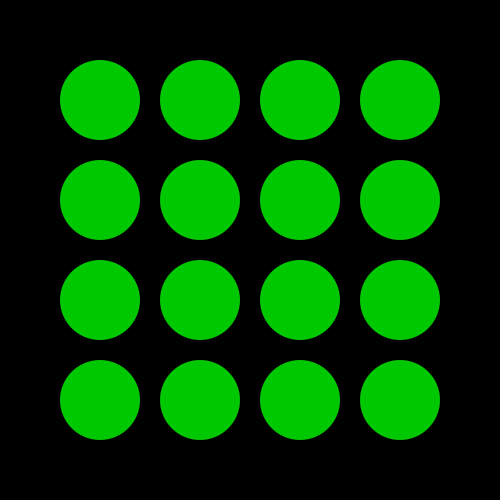
Frame 1 (no input)
Frame 60 (the mouse pressed at the canvas centre just before this capture): identical to frame 1, image omitted
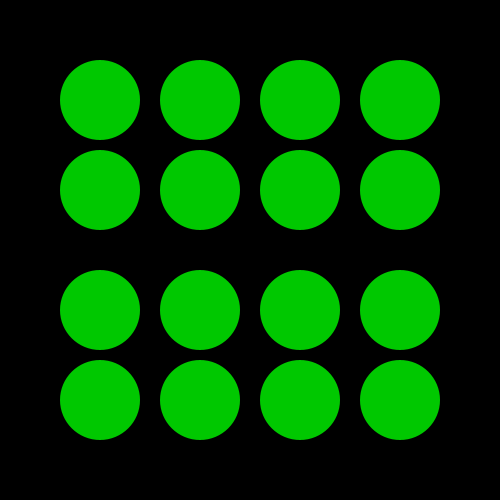
Frame 120 (the mouse held since frame 60 and released just before this capture)

The Processing sketch that drew these frames (run headless with seeded random() and noise(); from frame 60 on, the mouse is pressed at the canvas centre):

// Processing sketch: processing_120010
// ── processing_120010.pde

void setup()

{ size(500,500);
  background(0);
  
}

void draw()

{
  background(0);
   fill(0,200,0); 
  noStroke();
  ellipse(100,100,80,80);
  
  fill(0,200,0); 
  noStroke();
  ellipse(200,100,80,80);
  
    fill(0,200,0); 
  noStroke();
  ellipse(300,100,80,80);
  
    fill(0,200,0); 
  noStroke();
  ellipse(400,100,80,80);
 
    fill(0,200,0);
  noStroke();
  ellipse(100,400,80,80);
  
    fill(0,200,0); 
  noStroke();
  ellipse(200,400,80,80);
  
    fill(0,200,0); 
  noStroke();
  ellipse(300,400,80,80);
  
  
    fill(0,200,0); 
  noStroke();
  ellipse(400,400,80,80);
  
   translate(0,-mouseY/25);
    pushMatrix();
  
      fill(0,200,0); 
  noStroke();
  ellipse(100,200,80,80);
  
    fill(0,200,0); 
  noStroke();
  ellipse(200,200,80,80);
  
    fill(0,200,0); 
  noStroke();
  ellipse(300,200,80,80);
  
  
    fill(0,200,0); 
  noStroke();
  ellipse(400,200,80,80);
  
  popMatrix();
  resetMatrix();

  translate(0,mouseY/25);
  
  pushMatrix();
  
    fill(0,200,0); 
  noStroke();
  ellipse(100,300,80,80);
  
    fill(0,200,0); 
  noStroke();
  ellipse(200,300,80,80);
  
    fill(0,200,0); 
  noStroke();
  ellipse(300,300,80,80);
  
  
    fill(0,200,0); 
  noStroke();
  ellipse(400,300,80,80);
  
  popMatrix();
  resetMatrix();
}
